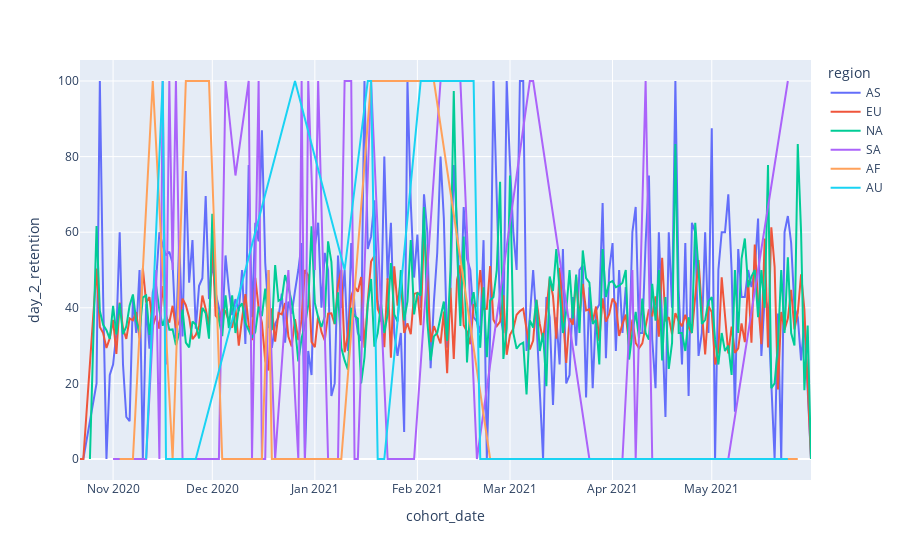

Notebook code for this chart:
### Code cell
fig = px.line(retention, x='cohort_date', y='day_2_retention', color='region').show()

### Figure 1 — Plotly figure (JSON) as saved in the notebook; plotly's stock layout.template omitted (floating-point values rounded to 4 significant figures; data arrays with more than 128 entries replaced by an {"elided": "..."} marker saying what was removed)
{"data": [{"hovertemplate": "region=AS<br>cohort_date=%{x}<br>day_2_retention=%{y}<extra></extra>", "legendgroup": "AS", "line": {"color": "#636efa", "dash": "solid"}, "marker": {"symbol": "circle"}, "mode": "lines", "name": "AS", "orientation": "v", "showlegend": true, "type": "scatter", "x": {"elided": "218 str values"}, "xaxis": "x", "y": {"elided": "218 float values"}, "yaxis": "y"}, {"hovertemplate": "region=EU<br>cohort_date=%{x}<br>day_2_retention=%{y}<extra></extra>", "legendgroup": "EU", "line": {"color": "#EF553B", "dash": "solid"}, "marker": {"symbol": "circle"}, "mode": "lines", "name": "EU", "orientation": "v", "showlegend": true, "type": "scatter", "x": {"elided": "219 str values"}, "xaxis": "x", "y": {"elided": "219 float values"}, "yaxis": "y"}, {"hovertemplate": "region=NA<br>cohort_date=%{x}<br>day_2_retention=%{y}<extra></extra>", "legendgroup": "NA", "line": {"color": "#00cc96", "dash": "solid"}, "marker": {"symbol": "circle"}, "mode": "lines", "name": "NA", "orientation": "v", "showlegend": true, "type": "scatter", "x": {"elided": "218 str values"}, "xaxis": "x", "y": {"elided": "218 float values"}, "yaxis": "y"}, {"hovertemplate": "region=SA<br>cohort_date=%{x}<br>day_2_retention=%{y}<extra></extra>", "legendgroup": "SA", "line": {"color": "#ab63fa", "dash": "solid"}, "marker": {"symbol": "circle"}, "mode": "lines", "name": "SA", "orientation": "v", "showlegend": true, "type": "scatter", "x": ["2020-11-01T00:00:00", "2020-11-08T00:00:00", "2020-11-11T00:00:00", "2020-11-14T00:00:00", "2020-11-15T00:00:00", "2020-11-16T00:00:00", "2020-11-17T00:00:00", "2020-11-18T00:00:00", "2020-11-19T00:00:00", "2020-11-20T00:00:00", "2020-11-22T00:00:00", "2020-11-24T00:00:00", "2020-11-25T00:00:00", "2020-11-26T00:00:00", "2020-11-30T00:00:00", "2020-12-02T00:00:00", "2020-12-03T00:00:00", "2020-12-04T00:00:00", "2020-12-05T00:00:00", "2020-12-08T00:00:00", "2020-12-12T00:00:00", "2020-12-13T00:00:00", "2020-12-15T00:00:00", "2020-12-16T00:00:00", "2020-12-17T00:00:00", "2020-12-18T00:00:00", "2020-12-20T00:00:00", "2020-12-24T00:00:00", "2020-12-27T00:00:00", "2020-12-28T00:00:00", "2020-12-29T00:00:00", "2020-12-30T00:00:00", "2021-01-01T00:00:00", "2021-01-02T00:00:00", "2021-01-05T00:00:00", "2021-01-08T00:00:00", "2021-01-10T00:00:00", "2021-01-12T00:00:00", "2021-01-13T00:00:00", "2021-01-14T00:00:00", "2021-01-18T00:00:00", "2021-01-23T00:00:00", "2021-01-25T00:00:00", "2021-01-26T00:00:00", "2021-01-31T00:00:00", "2021-02-08T00:00:00", "2021-02-11T00:00:00", "2021-02-12T00:00:00", "2021-02-13T00:00:00", "2021-02-14T00:00:00", "2021-02-19T00:00:00", "2021-03-07T00:00:00", "2021-03-08T00:00:00", "2021-03-25T00:00:00", "2021-03-31T00:00:00", "2021-04-04T00:00:00", "2021-04-07T00:00:00", "2021-04-08T00:00:00", "2021-04-11T00:00:00", "2021-04-13T00:00:00", "2021-05-04T00:00:00", "2021-05-06T00:00:00", "2021-05-24T00:00:00"], "xaxis": "x", "y": [0, 0, 0, 50, 0, 100, 25, 100, 50, 100, 0, 0, 0, 0, 0, 0, 0, 50, 100, 75, 100, 0, 100, 0, 0, 50, 0, 50, 0, 100, 0, 100, 50, 100, 0, 0, 100, 100, 0, 0, 100, 0, 0, 0, 0, 100, 100, 100, 100, 100, 0, 100, 100, 0, 0, 0, 50, 0, 100, 0, 0, 0, 100], "yaxis": "y"}, {"hovertemplate": "region=AF<br>cohort_date=%{x}<br>day_2_retention=%{y}<extra></extra>", "legendgroup": "AF", "line": {"color": "#FFA15A", "dash": "solid"}, "marker": {"symbol": "circle"}, "mode": "lines", "name": "AF", "orientation": "v", "showlegend": true, "type": "scatter", "x": ["2020-11-03T00:00:00", "2020-11-05T00:00:00", "2020-11-07T00:00:00", "2020-11-13T00:00:00", "2020-11-19T00:00:00", "2020-11-23T00:00:00", "2020-11-24T00:00:00", "2020-11-30T00:00:00", "2020-12-04T00:00:00", "2020-12-06T00:00:00", "2020-12-13T00:00:00", "2020-12-16T00:00:00", "2020-12-18T00:00:00", "2020-12-19T00:00:00", "2020-12-20T00:00:00", "2020-12-21T00:00:00", "2020-12-23T00:00:00", "2020-12-27T00:00:00", "2020-12-30T00:00:00", "2021-01-09T00:00:00", "2021-01-18T00:00:00", "2021-02-06T00:00:00", "2021-02-23T00:00:00", "2021-03-13T00:00:00", "2021-03-23T00:00:00", "2021-04-27T00:00:00", "2021-05-02T00:00:00", "2021-05-27T00:00:00"], "xaxis": "x", "y": [0, 0, 0, 100, 0, 100, 100, 100, 0, 0, 0, 0, 50, 0, 0, 0, 0, 0, 0, 0, 100, 100, 0, 0, 0, 0, 0, 0], "yaxis": "y"}, {"hovertemplate": "region=AU<br>cohort_date=%{x}<br>day_2_retention=%{y}<extra></extra>", "legendgroup": "AU", "line": {"color": "#19d3f3", "dash": "solid"}, "marker": {"symbol": "circle"}, "mode": "lines", "name": "AU", "orientation": "v", "showlegend": true, "type": "scatter", "x": ["2020-11-11T00:00:00", "2020-11-16T00:00:00", "2020-11-17T00:00:00", "2020-11-21T00:00:00", "2020-11-26T00:00:00", "2020-12-26T00:00:00", "2021-01-10T00:00:00", "2021-01-17T00:00:00", "2021-01-18T00:00:00", "2021-01-20T00:00:00", "2021-01-22T00:00:00", "2021-02-02T00:00:00", "2021-02-18T00:00:00", "2021-02-20T00:00:00", "2021-03-06T00:00:00", "2021-04-13T00:00:00", "2021-04-19T00:00:00", "2021-05-19T00:00:00", "2021-05-24T00:00:00"], "xaxis": "x", "y": [0, 100, 0, 0, 0, 100, 50, 100, 100, 0, 0, 100, 100, 0, 0, 0, 0, 0, 0], "yaxis": "y"}], "layout": {"legend": {"title": {"text": "region"}, "tracegroupgap": 0}, "margin": {"t": 60}, "xaxis": {"anchor": "y", "domain": [0, 1], "title": {"text": "cohort_date"}}, "yaxis": {"anchor": "x", "domain": [0, 1], "title": {"text": "day_2_retention"}}}}
